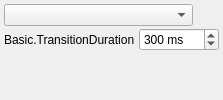
  <widget class="OBSDock" name="transitionsDock">
   <property name="features">
    <set>QDockWidget::DockWidgetClosable|QDockWidget::DockWidgetMovable|QDockWidget::DockWidgetFloatable</set>
   </property>
   <property name="windowTitle">
    <string>Basic.SceneTransitions</string>
   </property>
   <attribute name="dockWidgetArea">
    <number>8</number>
   </attribute>
   <widget class="QWidget" name="dockWidgetContents_5">
    <layout class="QVBoxLayout" name="verticalLayout_3">
     <property name="leftMargin">
      <number>4</number>
     </property>
     <property name="topMargin">
      <number>4</number>
     </property>
     <property name="rightMargin">
      <number>4</number>
     </property>
     <property name="bottomMargin">
      <number>4</number>
     </property>
     <item>
      <widget class="QWidget" name="transitionsContainer">
       <layout class="QVBoxLayout" name="verticalLayout_2">
        <property name="spacing">
         <number>2</number>
        </property>
        <property name="leftMargin">
         <number>0</number>
        </property>
        <property name="topMargin">
         <number>0</number>
        </property>
        <property name="rightMargin">
         <number>0</number>
        </property>
        <property name="bottomMargin">
         <number>0</number>
        </property>
        <item>
         <layout class="QHBoxLayout" name="horizontalLayout_4">
          <property name="spacing">
           <number>4</number>
          </property>
          <item>
           <widget class="QComboBox" name="transitions">
            <property name="minimumSize">
             <size>
              <width>120</width>
              <height>0</height>
             </size>
            </property>
            <property name="accessibleName">
             <string>Transition</string>
            </property>
           </widget>
          </item>
          <item>
           <widget class="QPushButton" name="transitionProps">
            <property name="sizePolicy">
             <sizepolicy hsizetype="Maximum" vsizetype="Maximum">
              <horstretch>0</horstretch>
              <verstretch>0</verstretch>
             </sizepolicy>
            </property>
            <property name="maximumSize">
             <size>
              <width>22</width>
              <height>22</height>
             </size>
            </property>
            <property name="toolTip">
             <string>Basic.TransitionProperties</string>
            </property>
            <property name="accessibleName">
             <string>Basic.TransitionProperties</string>
            </property>
            <property name="text">
             <string notr="true"/>
            </property>
            <property name="icon">
             <iconset>
              <normaloff>:/res/images/configuration21_16.png</normaloff>:/res/images/configuration21_16.png</iconset>
            </property>
            <property name="flat">
             <bool>true</bool>
            </property>
            <property name="themeID" stdset="0">
             <string notr="true">configIconSmall</string>
            </property>
           </widget>
          </item>
         </layout>
        </item>
        <item>
         <layout class="QHBoxLayout" name="horizontalLayout_3">
          <property name="spacing">
           <number>4</number>
          </property>
          <item>
           <widget class="QLabel" name="transitionDurationLabel">
            <property name="sizePolicy">
             <sizepolicy hsizetype="Maximum" vsizetype="Preferred">
              <horstretch>0</horstretch>
              <verstretch>0</verstretch>
             </sizepolicy>
            </property>
            <property name="text">
             <string>Basic.TransitionDuration</string>
            </property>
            <property name="buddy">
             <cstring>transitionDuration</cstring>
            </property>
           </widget>
          </item>
          <item>
           <widget class="QSpinBox" name="transitionDuration">
            <property name="accessibleName">
             <string>Basic.TransitionDuration</string>
            </property>
            <property name="suffix">
             <string> ms</string>
            </property>
            <property name="minimum">
             <number>50</number>
            </property>
            <property name="maximum">
             <number>20000</number>
            </property>
            <property name="singleStep">
             <number>50</number>
            </property>
            <property name="value">
             <number>300</number>
            </property>
           </widget>
          </item>
         </layout>
        </item>
        <item>
         <spacer name="verticalSpacer">
          <property name="orientation">
           <enum>Qt::Vertical</enum>
          </property>
          <property name="sizeHint" stdset="0">
           <size>
            <width>20</width>
            <height>40</height>
           </size>
          </property>
         </spacer>
        </item>
       </layout>
      </widget>
     </item>
    </layout>
   </widget>
  </widget>
